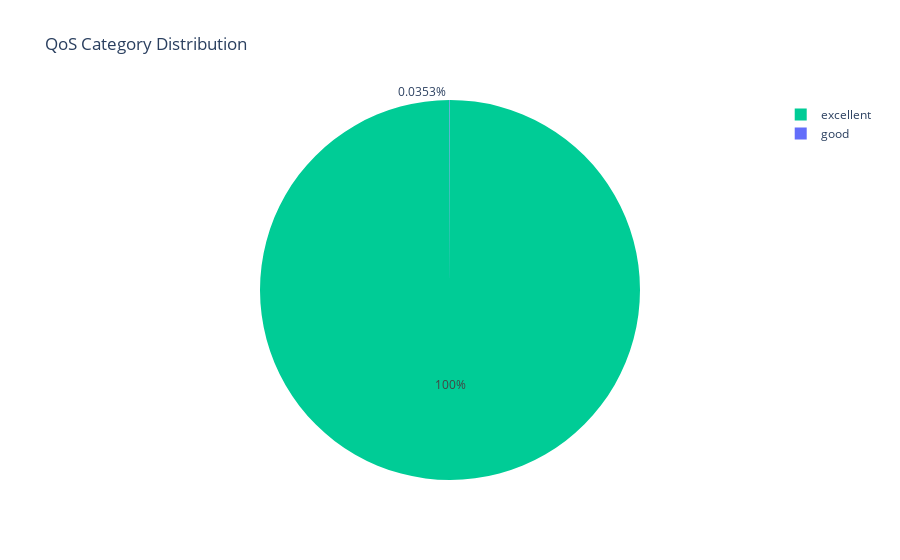

Notebook code for this chart:
### Code cell
# QoS category distribution
qos_distribution = (
    host_qos.group_by("qos_category")
    .agg(pl.len().alias("count"))
    .sort("count", descending=True)
)

fig = px.pie(
    qos_distribution.to_pandas(),
    values="count",
    names="qos_category",
    title="QoS Category Distribution",
    color="qos_category",
    color_discrete_map={
        "excellent": "#00CC96",
        "good": "#636EFA",
        "fair": "#FFA15A",
        "poor": "#EF553B",
        "bad": "#AB63FA",
    },
)
fig.show()

### Figure 1 — Plotly figure (JSON) as saved in the notebook; plotly's stock layout.template omitted (floating-point values rounded to 4 significant figures)
{"data": [{"customdata": [["excellent"], ["good"]], "domain": {"x": [0, 1], "y": [0, 1]}, "hovertemplate": "qos_category=%{customdata[0]}<br>count=%{value}<extra></extra>", "labels": ["excellent", "good"], "legendgroup": "", "marker": {"colors": ["#00CC96", "#636EFA"]}, "name": "", "showlegend": true, "type": "pie", "values": [5659, 2]}], "layout": {"legend": {"tracegroupgap": 0}, "title": {"text": "QoS Category Distribution"}}}
